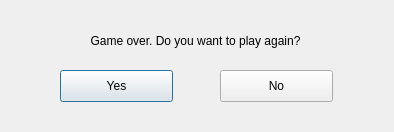
<?xml version="1.0" encoding="UTF-8"?>
<ui version="4.0">
 <class>GameOverDialog</class>
 <widget class="QDialog" name="GameOverDialog">
  <property name="geometry">
   <rect>
    <x>0</x>
    <y>0</y>
    <width>394</width>
    <height>132</height>
   </rect>
  </property>
  <property name="windowTitle">
   <string>Dialog</string>
  </property>
  <widget class="QLabel" name="label">
   <property name="geometry">
    <rect>
     <x>40</x>
     <y>20</y>
     <width>311</width>
     <height>41</height>
    </rect>
   </property>
   <property name="minimumSize">
    <size>
     <width>311</width>
     <height>0</height>
    </size>
   </property>
   <property name="text">
    <string>Game over. Do you want to play again?</string>
   </property>
   <property name="alignment">
    <set>Qt::AlignCenter</set>
   </property>
  </widget>
  <widget class="QPushButton" name="yes_button">
   <property name="geometry">
    <rect>
     <x>60</x>
     <y>70</y>
     <width>113</width>
     <height>32</height>
    </rect>
   </property>
   <property name="text">
    <string>Yes</string>
   </property>
  </widget>
  <widget class="QPushButton" name="no_button">
   <property name="geometry">
    <rect>
     <x>220</x>
     <y>70</y>
     <width>113</width>
     <height>32</height>
    </rect>
   </property>
   <property name="text">
    <string>No</string>
   </property>
  </widget>
 </widget>
 <resources/>
 <connections/>
</ui>
